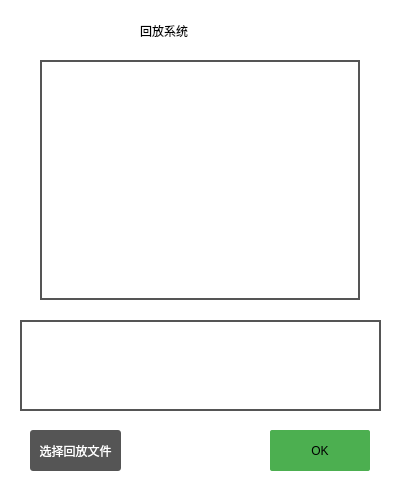
<?xml version="1.0" encoding="UTF-8"?>
<ui version="4.0">
 <class>Form</class>
 <widget class="QWidget" name="Form">
  <property name="geometry">
   <rect>
    <x>0</x>
    <y>0</y>
    <width>405</width>
    <height>490</height>
   </rect>
  </property>
  <property name="windowTitle">
   <string>Form</string>
  </property>
  <property name="autoFillBackground">
   <bool>false</bool>
  </property>
  <property name="styleSheet">
   <string notr="true">background-color:rgb(255,255,255)</string>
  </property>
  <widget class="QLabel" name="label">
   <property name="geometry">
    <rect>
     <x>140</x>
     <y>10</y>
     <width>111</width>
     <height>41</height>
    </rect>
   </property>
   <property name="styleSheet">
    <string notr="true">font: 20pt &quot;Microsoft YaHei UI&quot;;
</string>
   </property>
   <property name="text">
    <string>回放系统</string>
   </property>
  </widget>
  <widget class="QTextEdit" name="textEdit">
   <property name="geometry">
    <rect>
     <x>20</x>
     <y>320</y>
     <width>361</width>
     <height>91</height>
    </rect>
   </property>
   <property name="styleSheet">
    <string notr="true">border: 2px solid #555555;
font: 12pt &quot;Consolas&quot;;</string>
   </property>
   <property name="html">
    <string>&lt;!DOCTYPE HTML PUBLIC &quot;-//W3C//DTD HTML 4.0//EN&quot; &quot;http://www.w3.org/TR/REC-html40/strict.dtd&quot;&gt;
&lt;html&gt;&lt;head&gt;&lt;meta name=&quot;qrichtext&quot; content=&quot;1&quot; /&gt;&lt;style type=&quot;text/css&quot;&gt;
p, li { white-space: pre-wrap; }
&lt;/style&gt;&lt;/head&gt;&lt;body style=&quot; font-family:'Consolas'; font-size:12pt; font-weight:400; font-style:normal;&quot;&gt;
&lt;p style=&quot;-qt-paragraph-type:empty; margin-top:0px; margin-bottom:0px; margin-left:0px; margin-right:0px; -qt-block-indent:0; text-indent:0px; font-family:'SimSun'; font-size:9pt;&quot;&gt;&lt;br /&gt;&lt;/p&gt;&lt;/body&gt;&lt;/html&gt;</string>
   </property>
  </widget>
  <widget class="QPushButton" name="pushButton">
   <property name="geometry">
    <rect>
     <x>270</x>
     <y>430</y>
     <width>100</width>
     <height>41</height>
    </rect>
   </property>
   <property name="maximumSize">
    <size>
     <width>100</width>
     <height>50</height>
    </size>
   </property>
   <property name="styleSheet">
    <string notr="true">QPushButton { 
	font: 12pt &quot;Microsoft YaHei UI&quot;;
	border-radius:2px;
	background-color: #4CAF50;; 
    color: black; 
    border: none;
} 
QPushButton:hover { 
	/*background-color: rgb(139,126,68); */
	background-color: #3e8e41;
    color: white;
	
}

QPushButton:pressed {  

    /* 改变边框风格 */  
    border-style:inset;  

    /* 使文字有一点移动 */  
    padding-left:3px;  
    padding-top:3px;  
}  
QPushButton:disabled {
	border: 2px solid #f44336;
	 background-color: #f44336;
     color: white;
	 opacity: 0.9;
}</string>
   </property>
   <property name="text">
    <string>OK</string>
   </property>
  </widget>
  <widget class="QPushButton" name="fileSelect">
   <property name="geometry">
    <rect>
     <x>30</x>
     <y>430</y>
     <width>91</width>
     <height>41</height>
    </rect>
   </property>
   <property name="styleSheet">
    <string notr="true">QPushButton { 
	font: 10pt &quot;Microsoft YaHei UI&quot;;
	border-radius: 3px;
	background-color: #555555; 
    color: white; 
    border: none;
} 
QPushButton:hover { 
	/*background-color: rgb(139,126,68); */
	background-color: rgb(251,114,153);
    color: white;
	
}</string>
   </property>
   <property name="text">
    <string>选择回放文件</string>
   </property>
  </widget>
  <widget class="QWidget" name="verticalLayoutWidget">
   <property name="geometry">
    <rect>
     <x>40</x>
     <y>60</y>
     <width>321</width>
     <height>241</height>
    </rect>
   </property>
   <layout class="QVBoxLayout" name="verticalLayout">
    <item>
     <widget class="QLabel" name="showReply">
      <property name="sizePolicy">
       <sizepolicy hsizetype="Expanding" vsizetype="Expanding">
        <horstretch>0</horstretch>
        <verstretch>0</verstretch>
       </sizepolicy>
      </property>
      <property name="maximumSize">
       <size>
        <width>320</width>
        <height>240</height>
       </size>
      </property>
      <property name="styleSheet">
       <string notr="true">border:2px solid #555555;</string>
      </property>
      <property name="text">
       <string/>
      </property>
     </widget>
    </item>
   </layout>
  </widget>
 </widget>
 <resources/>
 <connections/>
</ui>
